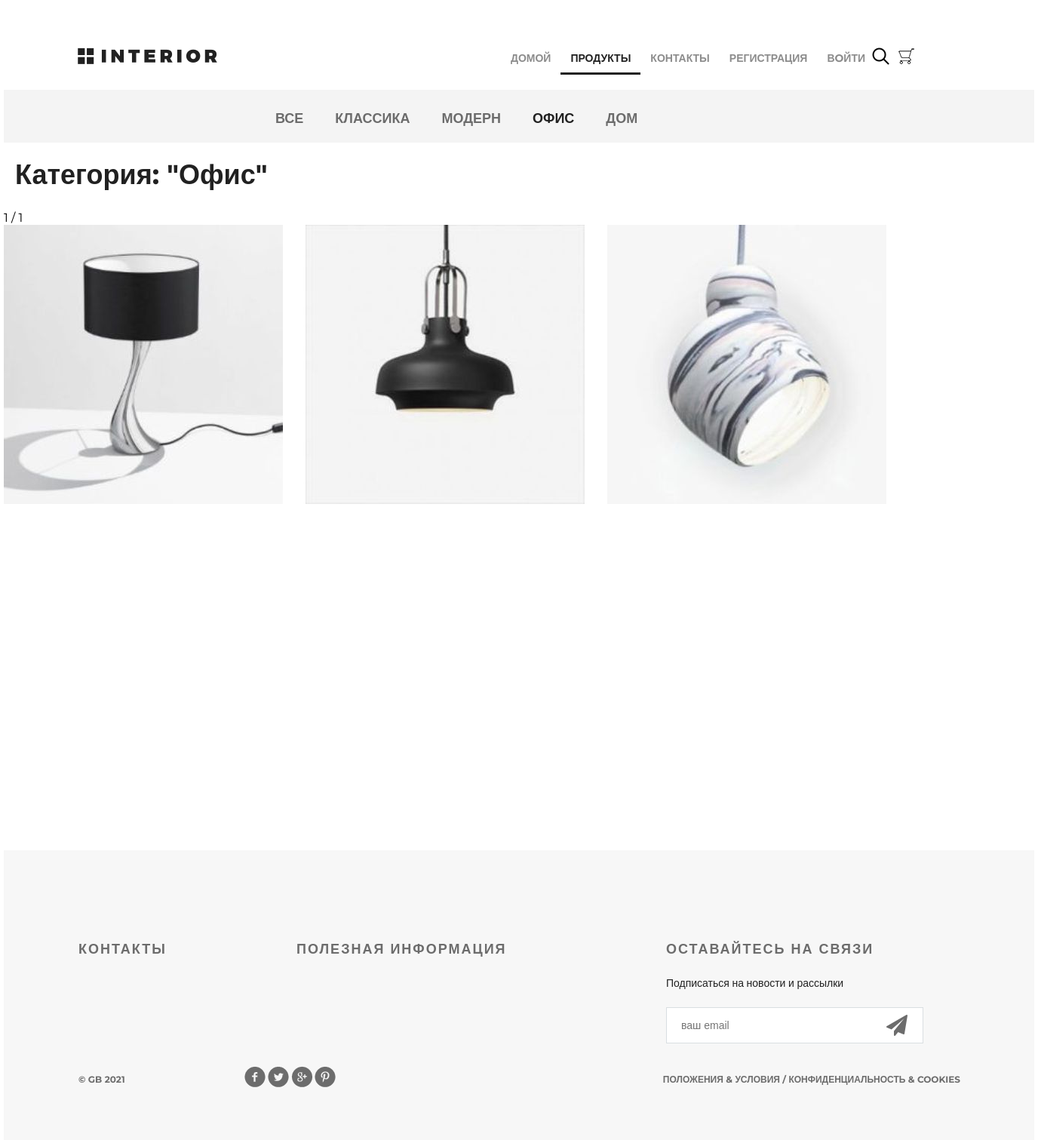
Page /products/category/6/ on the committed database.
### mainapp/models.py (models this page shows, shortened)
class ProductCategory(models.Model):
    name = models.CharField(max_length=64, unique=True,
                            verbose_name='название')
    description = models.TextField(verbose_name='описание')
    is_active = models.BooleanField(default=True)
    class Meta:
        verbose_name = 'категория'
        verbose_name_plural = 'категории'
        ordering = ('-id',)

class Product(models.Model):
    category = models.ForeignKey(
        ProductCategory, on_delete=models.CASCADE, verbose_name='категория')
    name = models.CharField(max_length=128, verbose_name='название продукта')
    image = models.ImageField(upload_to='products_images',
                              blank=True, verbose_name='картинка')
    short_desc = models.CharField(
        max_length=255, blank=True, verbose_name='краткое описание продукта')
    description = models.TextField(
        blank=True, verbose_name='описание продукта')
    price = models.DecimalField(
        decimal_places=2, max_digits=10, default=0, verbose_name='цена продукта')
    quantity = models.PositiveSmallIntegerField(
        default=0, verbose_name='количество')
    is_active = models.BooleanField(default=True)

### mainapp/views.py (the view, shortened to what this page needs)
# urls.py: path('products/', include('mainapp.urls', namespace='products')),
def products(request, pk=None, page=1):
    if pk is not None:
        if pk == 0:
            products_list = Product.objects.all()
            category_item = {
                'name': 'все',
                'pk': 0,
            }
        else:
            category_item = get_object_or_404(ProductCategory, pk=pk)
            products_list = Product.objects.all().filter(category__pk=pk)
        paginator = Paginator(products_list, 3)
        try:
            products_paginator = paginator.page(page)
        except PageNotAnInteger:
            products_paginator = paginator.page(1)
        except EmptyPage:
            products_paginator = paginator.page(paginator.num_pages)
        context = {
            'title': 'Продукты',
            'links_menu': get_product_categories(),
            'category': category_item,
            'products': products_paginator,
        }
        return render(request, 'mainapp/products_list.html', context=context)

### mainapp/context_processors.py (called while the page is built)
def basket(request):
    basket_items = []
    if request.user.is_authenticated:
        basket_items = Basket.objects.filter(user=request.user)
    return {
        'basket': basket_items
    }

### mainapp/views.py (called while the page is built)
def get_product_categories():
    return ProductCategory.objects.all()

### mainapp/templates/mainapp/products_list.html (shortened to what this page needs)
{% extends 'mainapp/base.html' %}
{% load static %}
{% block menu %}
<div class="hero-white">
    <div class="header clearfix">
        {% include 'mainapp/includes/inc_main_menu.html' %}
    </div>
</div>
{% endblock menu %}
{% block content %}
<div class="details">
    <div class="links clearfix">
        {% include 'mainapp/includes/inc_categories_menu.html' %}
    </div>
    <div class="products_list">
        <div class="title clearfix">
            <h2>Категория: "{{ category.name|title }}" </h2>
        </div>
        <div class='pagination'>
            {{ products.number }} / {{ products.paginator.num_pages }}
        </div>
        <div class="category-products clearfix">
            {% for product in products %}
            <div class="block">
                <a href="{% url 'mainapp:product' product.pk %}">
                    <img src="/media/{{ product.image }}" alt="product">
                </a>
            </div>
            {% endfor %}
        </div>
    </div>
</div>
<div class="clr"></div>
{% endblock content %}

### mainapp/templates/mainapp/base.html (shortened to what this page needs)
{% load static %}
<!DOCTYPE html>
<html>
<head>
    {% block css %}
        <link rel="stylesheet" href="{% static 'css/style.css' %}">
        <link rel="stylesheet" href="{% static 'fonts/font-awesome/css/font-awesome.css' %}">
    {% endblock css %}
</head>
<body>
    <div class="container">
        {% block menu %}
        {% endblock menu %}
        {% block content %}
        {% endblock content %}
    </div>
    {% block footer %}
        <div class="footer">
            <div class="clearfix">
                <div class="text-footer">
                    <h3>контакты</h3>
                </div>
                <div class="text-footer">
                    <h3>полезная информация</h3>
                </div>
                <div class="text-footer clearfix">
                    <h3>Оставайтесь на связи</h3>
                    <p>Подписаться на новости и рассылки</p>
                    <form>
                        <input type="email" name="email" placeholder="ваш email">
                        <a href="#"><i class="fa fa-paper-plane fa-2x" aria-hidden="true"></i></a>
                    </form>
                </div>
            </div>
            <p class="small">&copy; GB {% now "Y" %}</p>
            <div class="social">
                <a href="#" class="social1"></a>
                <a href="#" class="social2"></a>
                <a href="#" class="social3"></a>
                <a href="#" class="social4"></a>
            </div>
            <p class="small">Положения &amp; Условия / Конфиденциальность &amp; Cookies</p>
        </div>
    {% endblock footer %}
</body>
</html>

### mainapp/templates/mainapp/includes/inc_main_menu.html (shortened to what this page needs)
<a href="{% url 'main' %}" class="logo"></a>
<ul class="menu">
    <li><a href="{% url 'main' %}" {% if request.resolver_match.url_name == 'main' %} class="active" {% endif %}>домой</a></li>
    <li><a href="{% url 'products:products' %}" {% if request.resolver_match.namespace == 'products' %} class="active" {% endif %}>продукты</a></li>
    <li><a href="{% url 'contacts' %}" {% if request.resolver_match.url_name == 'contacts' %} class="active" {% endif %}>контакты</a></li>
    {% if user.is_authenticated %}
        <li><a href="{% url 'order:list' %}">заказы</a></li>
        <li><a href="{% url 'auth:edit' %}">{{ user.first_name|default:'пользователь' }}</a></li>
        <li><a href="{% url 'auth:logout' %}">выйти</a></li>
    {% else %}
        <li><a href="{% url 'auth:register' %}">регистрация</a></li>
        <li><a href="{% url 'auth:login' %}">вoйти</a></li>
    {% endif %}
</ul>
<a href="#" class="search"></a>
<a href="{% url 'basket:basket' %}" class="basket">
</a>

### mainapp/templates/mainapp/includes/inc_categories_menu.html
<ul class="links-menu">
    <li>
        <a href="{% url 'products:category' 0 %}"
            {% if request.resolver_match.kwargs.pk == 0 %}class="active"{% endif %}>
            все
        </a>
    </li>
    {% for link_item in links_menu %}
        {% if link_item.is_active %}
            <li>
                <a href="{% url 'products:category' link_item.pk %}"
                    {% if request.resolver_match.kwargs.pk|add:'0' == link_item.pk and not 'product' in request.resolver_match.url_name %}class="active"{% endif %}>
                    {{ link_item.name }}
                </a>
            </li>
        {% endif %}
    {% endfor %}
</ul>

### static/css/style.css (style rules this page uses)
* { margin: 0; padding: 0; }
body { font-family: 'Montserrat', sans-serif; }
html, body { height: 100%; }
.products_list { margin-left: 0px; }
.products_list a { color: #555; text-decoration: none; }
.products_list .title { margin: 20px auto; height: 50px; float: none; }
.products_list .title h2 { margin-top: 0; float: left; }
.category-products { margin-bottom: 75px; }
.category-products .block a img { float: left; }
.category-products .block { float: left; margin-right: 30px; display: block; height: 370px; width: 370px; position: relative; }
.category-products .block:nth-child(3n) { margin-right: 0px; }
.clr { height: 384px; }
.container { width: 1366px; margin: 0 auto; min-height: 100%; }
.logo { background-image: url(/static/img/logo.png); margin-top: 63px; width: 185px; height: 22px; float: left; }
.menu { list-style-type: none; margin-top: 67px; float: right; }
.menu li { float: left; }
.menu a { color: #8c8c8c; font-size: 14px; font-weight: 700; text-align: right; text-transform: uppercase; text-decoration: none; padding: 10px 13px; }
.menu .active { color: #212121; font-weight: 700; border-bottom: 3px solid #212121; }
.search { display: block; width: 23px; height: 23px; background-image: url(/static/img/search.png); position: absolute; top: 63px; left: 1151px; }
.basket { display: block; width: 85px; height: 23px; background-image: url(/static/img/basket.png); position: absolute; top: 63px; left: 1185px; text-decoration: none; color: #555; padding-left: 28px; background-repeat: no-repeat; font-weight: bold; text-align: right; }
.clearfix:after { content: ""; display: block; clear: both; }
.title { height: 152px; margin-right: 15px; }
.title h2 { float: left; margin-top: 118px; color: #212121; font-size: 36px; font-weight: 700; text-align: left; margin-left: 15px; }
.footer { height: 384px; width: 1169px; background-color: #f7f7f7; padding-left: 99px; padding-right: 98px; margin: 0 auto; clear: both; }
.footer form { position: relative; }
.footer form a i { display: block; width: 21px; height: 21px; position: absolute; z-index: 2; top: 10px; right: 50px; color: #6c6c6c; }
.text-footer { margin-top: 120px; width: 221px; float: left; margin-right: 68px; }
.text-footer:last-child { margin-right: 0; }
.text-footer h3 { text-transform: uppercase; color: #6c6c6c; font-size: 18px; font-weight: 700; text-align: left; margin-bottom: 22px; letter-spacing: 2px; }
.text-footer p { color: #212121; font-size: 14px; font-weight: 300; line-height: 24px; text-align: left; margin-bottom: 20px; }
.text-footer a { text-decoration: none; text-transform: uppercase; color: #212121; font-size: 14px; font-weight: 700; line-height: 26px; text-align: left; }
.text-footer:nth-child(2) { width: 422px; }
.text-footer:nth-child(3) { width: 363px; }
.text-footer input { border-width: 1px; border-color: #d9dee1; border-style: solid; background-color: #ffffff; width: 250px; height: 46px; outline: none; color: #6c6c6c; font-size: 14px; font-weight: 300; line-height: 22px; text-align: left; padding-left: 19px; padding-right: 70px; }
.footer .small { text-transform: uppercase; float: left; color: #6c6c6c; font-size: 12px; font-weight: 700; line-height: 26px; text-align: left; margin-top: 35px; }
.social { height: 28px; width: 121px; float: left; margin-left: 158px; margin-top: 30px; }
.social1 { background: url(/static/img/social-links.png); height: 28px; width: 28px; float: left; }
.social2 { background: url(/static/img/social-links.png); background-position: -34px 0px; height: 28px; width: 28px; float: left; margin-left: 3px; }
.social3 { background: url(/static/img/social-links.png); background-position: -67px 0px; height: 28px; width: 28px; float: left; margin-left: 3px; }
.social4 { background: url(/static/img/social-links.png); background-position: -101px 0px; height: 28px; width: 28px; float: left; margin-left: 3px; }
.footer .small:nth-child(4) { float: right; }
.hero-white { background-color: #fff; height: 119px; padding-left: 98px; padding-right: 211px; position: relative; }
.links { height: 70px; background-color: #f4f4f4; position: relative; padding-left: 360px; }
.links-menu { margin: 27px auto 0px; position: absolute; }
.links-menu li { float: left; list-style-type: none; padding-right: 42px; }
.links-menu li a { text-decoration: none; color: #6c6c6c; font-size: 18px; font-weight: 700; text-transform: uppercase; }
.links-menu .active { color: #212121; font-size: 18px; font-weight: 700; }

### rows in the picture
ProductCategory: name "КЛАССИКА"
ProductCategory: name "МОДЕРН"
ProductCategory: name "ОФИС", name "Офис"
ProductCategory: name "ДОМ"
Product: image (picture)
Product: image (picture)
Product: image (picture)

### other values in the picture
{{ products.number }} "1"
{{ products.paginator.num_pages }} "1"
